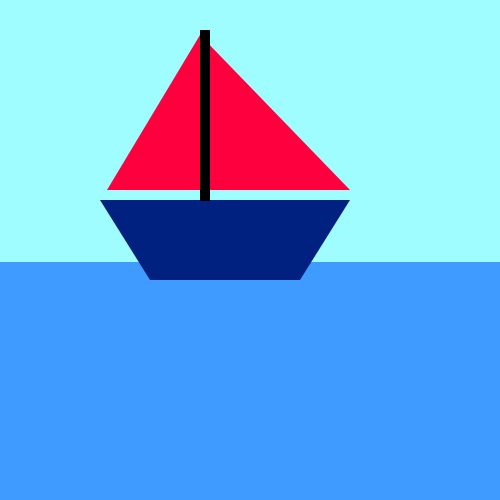
Frame 1 (no input)
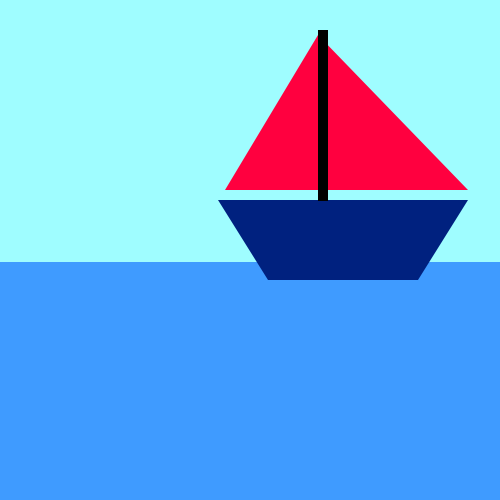
Frame 60 (the mouse pressed at the canvas centre just before this capture)
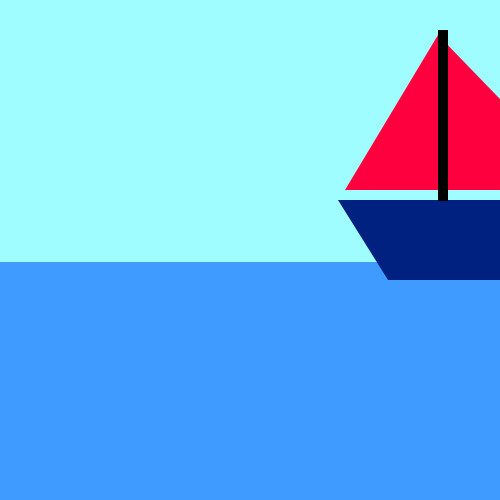
Frame 120 (the mouse held since frame 60 and released just before this capture)

The Processing sketch that drew these frames (run headless with seeded random() and noise(); from frame 60 on, the mouse is pressed at the canvas centre):

// Processing sketch: processing_50572
// ── processing_50572.pde

int posicionX;
 
 
void setup(){
size(500,500);
smooth();
noStroke();
posicionX=100;
 
}
 
void draw(){
background(159,253,255);
fill (63,155,255);
noStroke();
rect(0,262,500,500);

 
noFill();
stroke(0);
noStroke();
fill (0,33,127);
quad(posicionX+50,280,posicionX+200,280,posicionX+250,200,posicionX,200);
fill (255,0,63);
triangle(posicionX+7,190,posicionX+100,190,posicionX+100,35);
fill (255,0,63);
triangle(posicionX+100,190,posicionX+250,190,posicionX+100,35);
fill (0,0,0);
rect(posicionX+100,30,10,171);
//ellipse(1200-posicionX,150,100,100);
posicionX=posicionX+1; //posicionX y se suma 1
 
 
posicionX=posicionX+1;
 
}
